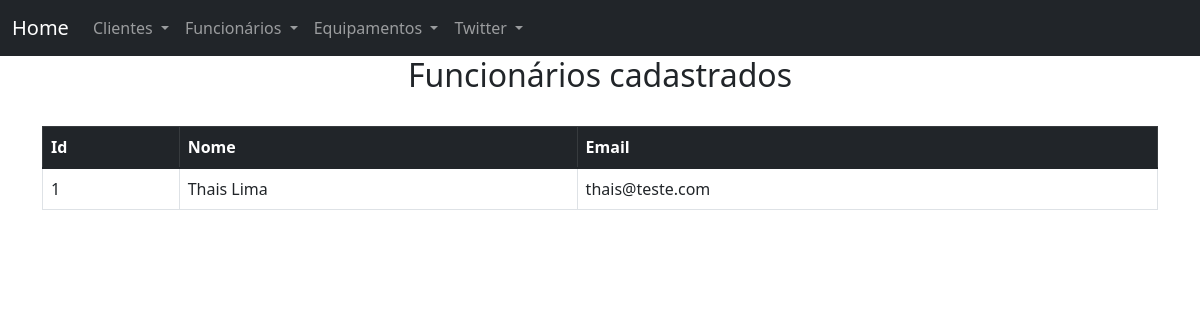
The app's page /consultafuncionarios, older data.
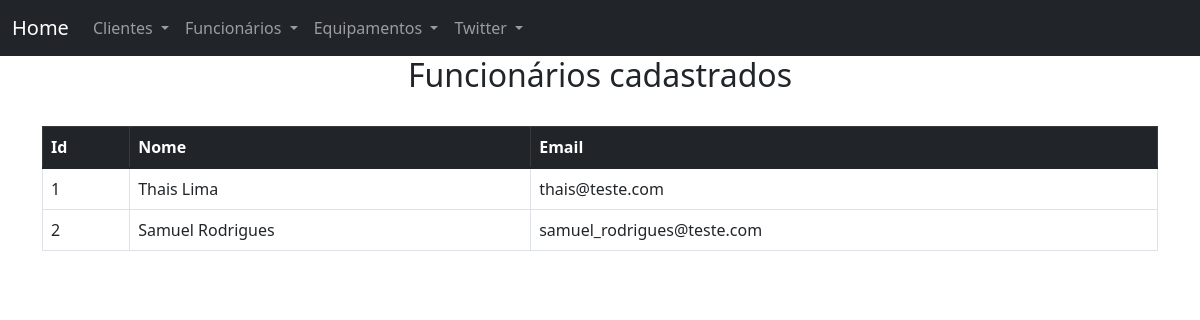
The same page, newer data.
### main.py (models this page shows, shortened)
class Funcionarios(db.Model):
    id_funcionario = db.Column(db.Integer, primary_key=True)
    name = db.Column(db.String(45), nullable=False)
    email = db.Column(db.String(30), nullable=False)
    senha = db.Column(db.String(10), nullable=False)

### main.py (the view)
@app.route('/consultafuncionarios')
def consulta_funcionarios():
    funcionarios = Funcionarios.query.all()
    return render_template('consultafuncionarios.html', funcionarios=funcionarios)

### templates/consultafuncionarios.html
{% extends "base.html" %}
{% block conteudo %}
    <h2 style="text-align: center;">Funcionários cadastrados</h2>
<br>
<table class="table table-bordered table-hover">
    <thead class="table-dark">
        <tr>
          <th scope="col">Id</th>
          <th scope="col">Nome</th>
          <th scope="col">Email</th>
        </tr>
    </thead>
    <tbody>
        {% for funcionarios in funcionarios %}
        <tr>
            <td>{{ funcionarios.id_funcionario }}</td>
            <td>{{ funcionarios.name }}</td>
            <td>{{ funcionarios.email }}</td>
        </tr>
        {% endfor %}
    </tbody>
</table>
{% endblock conteudo %}

Row changes from the older to the newer data that the page shows:
added Funcionarios: id_funcionario "2", name "Samuel Rodrigues", email "samuel_rodrigues@teste.com"
